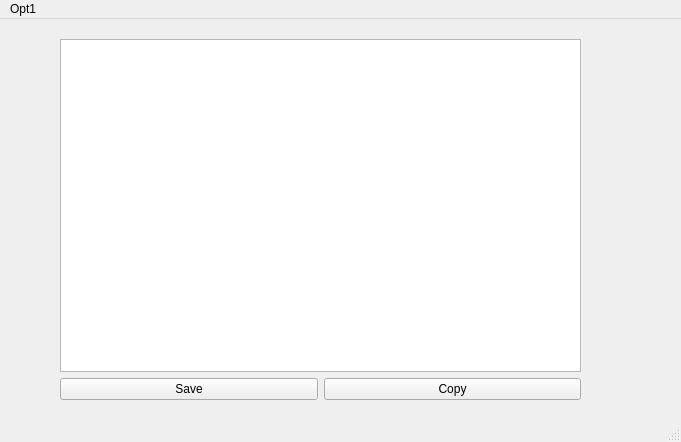
<?xml version="1.0" encoding="UTF-8"?>
<ui version="4.0">
 <class>MainWindow</class>
 <widget class="QMainWindow" name="MainWindow">
  <property name="geometry">
   <rect>
    <x>0</x>
    <y>0</y>
    <width>681</width>
    <height>442</height>
   </rect>
  </property>
  <property name="windowTitle">
   <string>MainWindow</string>
  </property>
  <widget class="QWidget" name="centralwidget">
   <widget class="QWidget" name="gridLayoutWidget">
    <property name="geometry">
     <rect>
      <x>60</x>
      <y>20</y>
      <width>521</width>
      <height>361</height>
     </rect>
    </property>
    <layout class="QGridLayout" name="gridLayout">
     <item row="1" column="0">
      <widget class="QPushButton" name="pushButton_2">
       <property name="text">
        <string>Save</string>
       </property>
       <property name="shortcut">
        <string>Ctrl+S</string>
       </property>
      </widget>
     </item>
     <item row="1" column="1">
      <widget class="QPushButton" name="pushButton">
       <property name="text">
        <string>Copy</string>
       </property>
       <property name="shortcut">
        <string>Ctrl+C</string>
       </property>
      </widget>
     </item>
     <item row="0" column="0" colspan="2">
      <widget class="QPlainTextEdit" name="plainTextEdit"/>
     </item>
    </layout>
   </widget>
  </widget>
  <widget class="QMenuBar" name="menubar">
   <property name="geometry">
    <rect>
     <x>0</x>
     <y>0</y>
     <width>681</width>
     <height>22</height>
    </rect>
   </property>
   <widget class="QMenu" name="menuOpt1">
    <property name="title">
     <string>Opt1</string>
    </property>
    <widget class="QMenu" name="menuSub1">
     <property name="title">
      <string>Sub1</string>
     </property>
     <addaction name="actionSubsub1"/>
     <addaction name="actionSubsub2"/>
     <addaction name="actionSubsub3"/>
    </widget>
    <addaction name="menuSub1"/>
    <addaction name="actionSub2"/>
   </widget>
   <addaction name="menuOpt1"/>
  </widget>
  <widget class="QStatusBar" name="statusbar"/>
  <action name="actionSub2">
   <property name="text">
    <string>Sub2</string>
   </property>
  </action>
  <action name="actionSubsub1">
   <property name="text">
    <string>Subsub1</string>
   </property>
  </action>
  <action name="actionSubsub2">
   <property name="text">
    <string>Subsub2</string>
   </property>
  </action>
  <action name="actionSubsub3">
   <property name="text">
    <string>Subsub3</string>
   </property>
  </action>
 </widget>
 <resources/>
 <connections/>
</ui>
